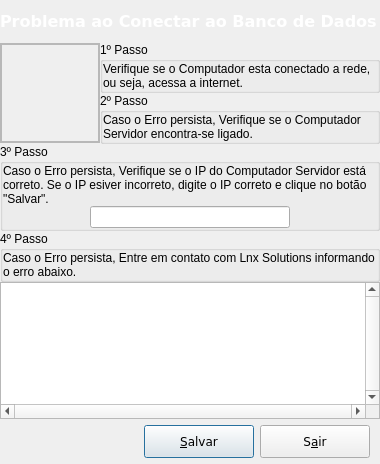
<?xml version="1.0" encoding="UTF-8"?>
<ui version="4.0">
 <class>ConnectServerError</class>
 <widget class="QDialog" name="ConnectServerError">
  <property name="geometry">
   <rect>
    <x>0</x>
    <y>0</y>
    <width>380</width>
    <height>464</height>
   </rect>
  </property>
  <property name="windowTitle">
   <string>Erro ao Conectar ao Banco de Dados</string>
  </property>
  <layout class="QGridLayout" name="gridLayout_8">
   <property name="margin">
    <number>0</number>
   </property>
   <property name="spacing">
    <number>0</number>
   </property>
   <item row="0" column="0">
    <widget class="QFrame" name="topmenu">
     <property name="minimumSize">
      <size>
       <width>0</width>
       <height>42</height>
      </size>
     </property>
     <property name="maximumSize">
      <size>
       <width>16777215</width>
       <height>42</height>
      </size>
     </property>
     <property name="styleSheet">
      <string notr="true">background-image: url(:/png/topright.jpg);</string>
     </property>
     <property name="frameShape">
      <enum>QFrame::NoFrame</enum>
     </property>
     <property name="frameShadow">
      <enum>QFrame::Raised</enum>
     </property>
     <layout class="QGridLayout" name="gridLayout">
      <property name="margin">
       <number>0</number>
      </property>
      <property name="spacing">
       <number>0</number>
      </property>
      <item row="0" column="0">
       <widget class="QLabel" name="labelStatus">
        <property name="enabled">
         <bool>false</bool>
        </property>
        <property name="palette">
         <palette>
          <active>
           <colorrole role="WindowText">
            <brush brushstyle="SolidPattern">
             <color alpha="255">
              <red>255</red>
              <green>255</green>
              <blue>255</blue>
             </color>
            </brush>
           </colorrole>
           <colorrole role="Button">
            <brush brushstyle="SolidPattern">
             <color alpha="255">
              <red>0</red>
              <green>0</green>
              <blue>0</blue>
             </color>
            </brush>
           </colorrole>
           <colorrole role="Text">
            <brush brushstyle="SolidPattern">
             <color alpha="255">
              <red>255</red>
              <green>255</green>
              <blue>255</blue>
             </color>
            </brush>
           </colorrole>
           <colorrole role="ButtonText">
            <brush brushstyle="SolidPattern">
             <color alpha="255">
              <red>255</red>
              <green>255</green>
              <blue>255</blue>
             </color>
            </brush>
           </colorrole>
           <colorrole role="Base">
            <brush brushstyle="SolidPattern">
             <color alpha="255">
              <red>0</red>
              <green>0</green>
              <blue>0</blue>
             </color>
            </brush>
           </colorrole>
           <colorrole role="Window">
            <brush brushstyle="SolidPattern">
             <color alpha="255">
              <red>0</red>
              <green>0</green>
              <blue>0</blue>
             </color>
            </brush>
           </colorrole>
          </active>
          <inactive>
           <colorrole role="WindowText">
            <brush brushstyle="SolidPattern">
             <color alpha="255">
              <red>255</red>
              <green>255</green>
              <blue>255</blue>
             </color>
            </brush>
           </colorrole>
           <colorrole role="Button">
            <brush brushstyle="SolidPattern">
             <color alpha="255">
              <red>0</red>
              <green>0</green>
              <blue>0</blue>
             </color>
            </brush>
           </colorrole>
           <colorrole role="Text">
            <brush brushstyle="SolidPattern">
             <color alpha="255">
              <red>255</red>
              <green>255</green>
              <blue>255</blue>
             </color>
            </brush>
           </colorrole>
           <colorrole role="ButtonText">
            <brush brushstyle="SolidPattern">
             <color alpha="255">
              <red>255</red>
              <green>255</green>
              <blue>255</blue>
             </color>
            </brush>
           </colorrole>
           <colorrole role="Base">
            <brush brushstyle="SolidPattern">
             <color alpha="255">
              <red>0</red>
              <green>0</green>
              <blue>0</blue>
             </color>
            </brush>
           </colorrole>
           <colorrole role="Window">
            <brush brushstyle="SolidPattern">
             <color alpha="255">
              <red>0</red>
              <green>0</green>
              <blue>0</blue>
             </color>
            </brush>
           </colorrole>
          </inactive>
          <disabled>
           <colorrole role="WindowText">
            <brush brushstyle="SolidPattern">
             <color alpha="255">
              <red>255</red>
              <green>255</green>
              <blue>255</blue>
             </color>
            </brush>
           </colorrole>
           <colorrole role="Button">
            <brush brushstyle="SolidPattern">
             <color alpha="255">
              <red>0</red>
              <green>0</green>
              <blue>0</blue>
             </color>
            </brush>
           </colorrole>
           <colorrole role="Text">
            <brush brushstyle="SolidPattern">
             <color alpha="255">
              <red>255</red>
              <green>255</green>
              <blue>255</blue>
             </color>
            </brush>
           </colorrole>
           <colorrole role="ButtonText">
            <brush brushstyle="SolidPattern">
             <color alpha="255">
              <red>255</red>
              <green>255</green>
              <blue>255</blue>
             </color>
            </brush>
           </colorrole>
           <colorrole role="Base">
            <brush brushstyle="SolidPattern">
             <color alpha="255">
              <red>0</red>
              <green>0</green>
              <blue>0</blue>
             </color>
            </brush>
           </colorrole>
           <colorrole role="Window">
            <brush brushstyle="SolidPattern">
             <color alpha="255">
              <red>0</red>
              <green>0</green>
              <blue>0</blue>
             </color>
            </brush>
           </colorrole>
          </disabled>
         </palette>
        </property>
        <property name="font">
         <font>
          <family>Verdana</family>
          <pointsize>12</pointsize>
          <weight>75</weight>
          <bold>true</bold>
         </font>
        </property>
        <property name="styleSheet">
         <string/>
        </property>
        <property name="frameShape">
         <enum>QFrame::NoFrame</enum>
        </property>
        <property name="frameShadow">
         <enum>QFrame::Plain</enum>
        </property>
        <property name="lineWidth">
         <number>1</number>
        </property>
        <property name="text">
         <string>Problema ao Conectar ao Banco de Dados</string>
        </property>
        <property name="textFormat">
         <enum>Qt::AutoText</enum>
        </property>
        <property name="alignment">
         <set>Qt::AlignLeading|Qt::AlignLeft|Qt::AlignVCenter</set>
        </property>
        <property name="wordWrap">
         <bool>false</bool>
        </property>
        <property name="textInteractionFlags">
         <set>Qt::NoTextInteraction</set>
        </property>
       </widget>
      </item>
     </layout>
    </widget>
   </item>
   <item row="1" column="0">
    <layout class="QGridLayout" name="gridLayout_7">
     <item row="0" column="1">
      <widget class="QGroupBox" name="groupBox">
       <property name="title">
        <string>1º Passo</string>
       </property>
       <layout class="QGridLayout" name="gridLayout_3">
        <property name="margin">
         <number>0</number>
        </property>
        <property name="spacing">
         <number>0</number>
        </property>
        <item row="0" column="0">
         <widget class="QLabel" name="label_2">
          <property name="text">
           <string>Verifique se o Computador esta conectado a rede, ou seja, acessa a internet.  </string>
          </property>
          <property name="textFormat">
           <enum>Qt::RichText</enum>
          </property>
          <property name="wordWrap">
           <bool>true</bool>
          </property>
         </widget>
        </item>
       </layout>
      </widget>
     </item>
     <item row="1" column="1">
      <widget class="QGroupBox" name="groupBox_2">
       <property name="title">
        <string>2º Passo</string>
       </property>
       <layout class="QGridLayout" name="gridLayout_4">
        <property name="margin">
         <number>0</number>
        </property>
        <property name="spacing">
         <number>0</number>
        </property>
        <item row="0" column="0">
         <widget class="QLabel" name="label_4">
          <property name="text">
           <string>Caso o Erro persista, Verifique se o Computador Servidor encontra-se ligado.</string>
          </property>
          <property name="textFormat">
           <enum>Qt::RichText</enum>
          </property>
          <property name="wordWrap">
           <bool>true</bool>
          </property>
         </widget>
        </item>
       </layout>
      </widget>
     </item>
     <item row="2" column="0" colspan="2">
      <widget class="QGroupBox" name="groupBox_3">
       <property name="title">
        <string>3º Passo</string>
       </property>
       <layout class="QGridLayout" name="gridLayout_5">
        <property name="margin">
         <number>0</number>
        </property>
        <property name="spacing">
         <number>0</number>
        </property>
        <item row="0" column="0" colspan="3">
         <widget class="QLabel" name="label_6">
          <property name="text">
           <string>Caso o Erro persista, Verifique se o IP do Computador Servidor está correto. Se o IP esiver incorreto, digite o IP correto e clique no botão &quot;Salvar&quot;.</string>
          </property>
          <property name="textFormat">
           <enum>Qt::RichText</enum>
          </property>
          <property name="wordWrap">
           <bool>true</bool>
          </property>
         </widget>
        </item>
        <item row="1" column="1">
         <widget class="QLineEdit" name="lineEdit">
          <property name="minimumSize">
           <size>
            <width>200</width>
            <height>0</height>
           </size>
          </property>
          <property name="maximumSize">
           <size>
            <width>200</width>
            <height>16777215</height>
           </size>
          </property>
         </widget>
        </item>
        <item row="1" column="0">
         <spacer name="horizontalSpacer_2">
          <property name="orientation">
           <enum>Qt::Horizontal</enum>
          </property>
          <property name="sizeHint" stdset="0">
           <size>
            <width>40</width>
            <height>20</height>
           </size>
          </property>
         </spacer>
        </item>
        <item row="1" column="2">
         <spacer name="horizontalSpacer_3">
          <property name="orientation">
           <enum>Qt::Horizontal</enum>
          </property>
          <property name="sizeHint" stdset="0">
           <size>
            <width>40</width>
            <height>20</height>
           </size>
          </property>
         </spacer>
        </item>
       </layout>
      </widget>
     </item>
     <item row="4" column="0" colspan="2">
      <widget class="QGroupBox" name="groupBox_4">
       <property name="title">
        <string>4º Passo</string>
       </property>
       <layout class="QGridLayout" name="gridLayout_6">
        <property name="margin">
         <number>0</number>
        </property>
        <property name="spacing">
         <number>0</number>
        </property>
        <item row="0" column="0">
         <widget class="QLabel" name="label_8">
          <property name="text">
           <string>Caso o Erro persista, Entre em contato com Lnx Solutions informando o erro abaixo.</string>
          </property>
          <property name="wordWrap">
           <bool>true</bool>
          </property>
         </widget>
        </item>
       </layout>
      </widget>
     </item>
     <item row="0" column="0" rowspan="2">
      <widget class="QFrame" name="frame_2">
       <property name="minimumSize">
        <size>
         <width>100</width>
         <height>100</height>
        </size>
       </property>
       <property name="maximumSize">
        <size>
         <width>100</width>
         <height>100</height>
        </size>
       </property>
       <property name="styleSheet">
        <string notr="true">image: url(:/png/Error.png);</string>
       </property>
       <property name="frameShape">
        <enum>QFrame::StyledPanel</enum>
       </property>
       <property name="frameShadow">
        <enum>QFrame::Raised</enum>
       </property>
       <layout class="QGridLayout" name="gridLayout_2">
        <property name="margin">
         <number>0</number>
        </property>
        <property name="spacing">
         <number>0</number>
        </property>
        <item row="0" column="1">
         <widget class="QFrame" name="frame">
          <property name="styleSheet">
           <string notr="true">image: url(:/png/network.png);</string>
          </property>
          <property name="frameShape">
           <enum>QFrame::StyledPanel</enum>
          </property>
          <property name="frameShadow">
           <enum>QFrame::Raised</enum>
          </property>
         </widget>
        </item>
       </layout>
      </widget>
     </item>
    </layout>
   </item>
   <item row="2" column="0">
    <widget class="QTextEdit" name="textEdit">
     <property name="verticalScrollBarPolicy">
      <enum>Qt::ScrollBarAlwaysOn</enum>
     </property>
     <property name="horizontalScrollBarPolicy">
      <enum>Qt::ScrollBarAlwaysOn</enum>
     </property>
    </widget>
   </item>
   <item row="3" column="0">
    <layout class="QHBoxLayout" name="horizontalLayout_11">
     <property name="spacing">
      <number>6</number>
     </property>
     <property name="sizeConstraint">
      <enum>QLayout::SetFixedSize</enum>
     </property>
     <property name="leftMargin">
      <number>0</number>
     </property>
     <property name="topMargin">
      <number>6</number>
     </property>
     <property name="rightMargin">
      <number>10</number>
     </property>
     <property name="bottomMargin">
      <number>6</number>
     </property>
     <item>
      <spacer name="horizontalSpacer">
       <property name="orientation">
        <enum>Qt::Horizontal</enum>
       </property>
       <property name="sizeHint" stdset="0">
        <size>
         <width>40</width>
         <height>20</height>
        </size>
       </property>
      </spacer>
     </item>
     <item>
      <widget class="QPushButton" name="btnSave">
       <property name="minimumSize">
        <size>
         <width>110</width>
         <height>33</height>
        </size>
       </property>
       <property name="maximumSize">
        <size>
         <width>110</width>
         <height>16777215</height>
        </size>
       </property>
       <property name="font">
        <font>
         <family>Verdana</family>
        </font>
       </property>
       <property name="text">
        <string>&amp;Salvar</string>
       </property>
       <property name="icon">
        <iconset resource="../../icons/resources.qrc">
         <normaloff>:/png/ok-icon.png</normaloff>:/png/ok-icon.png</iconset>
       </property>
       <property name="iconSize">
        <size>
         <width>23</width>
         <height>23</height>
        </size>
       </property>
       <property name="default">
        <bool>true</bool>
       </property>
       <property name="flat">
        <bool>false</bool>
       </property>
      </widget>
     </item>
     <item>
      <widget class="QPushButton" name="btnExit">
       <property name="minimumSize">
        <size>
         <width>110</width>
         <height>33</height>
        </size>
       </property>
       <property name="maximumSize">
        <size>
         <width>110</width>
         <height>16777215</height>
        </size>
       </property>
       <property name="font">
        <font>
         <family>Verdana</family>
        </font>
       </property>
       <property name="text">
        <string>S&amp;air</string>
       </property>
       <property name="icon">
        <iconset resource="../../icons/resources.qrc">
         <normaloff>:/png/cancel-icon.png</normaloff>:/png/cancel-icon.png</iconset>
       </property>
       <property name="iconSize">
        <size>
         <width>24</width>
         <height>24</height>
        </size>
       </property>
      </widget>
     </item>
    </layout>
   </item>
  </layout>
 </widget>
 <resources>
  <include location="../../icons/resources.qrc"/>
  <include location="../../icons/resources.qrc"/>
  <include location="../../icons/resources.qrc"/>
  <include location="../../icons/resources.qrc"/>
  <include location="../../icons/resources.qrc"/>
  <include location="../../icons/resources.qrc"/>
  <include location="../../icons/resources.qrc"/>
  <include location="../../icons/resources.qrc"/>
  <include location="../../icons/resources.qrc"/>
  <include location="../../icons/resources.qrc"/>
  <include location="../../icons/resources.qrc"/>
  <include location="../../icons/resources.qrc"/>
  <include location="../../icons/resources.qrc"/>
  <include location="../../icons/resources.qrc"/>
  <include location="../../icons/resources.qrc"/>
  <include location="../../icons/resources.qrc"/>
  <include location="../../icons/resources.qrc"/>
  <include location="../../icons/resources.qrc"/>
  <include location="../../icons/resources.qrc"/>
  <include location="../../icons/resources.qrc"/>
  <include location="../../icons/resources.qrc"/>
  <include location="../../icons/resources.qrc"/>
  <include location="../../icons/resources.qrc"/>
  <include location="../../icons/resources.qrc"/>
  <include location="../../icons/resources.qrc"/>
  <include location="../../icons/resources.qrc"/>
  <include location="../../icons/resources.qrc"/>
  <include location="../../icons/resources.qrc"/>
  <include location="../../icons/resources.qrc"/>
  <include location="../../icons/resources.qrc"/>
  <include location="../../icons/resources.qrc"/>
  <include location="../../icons/resources.qrc"/>
  <include location="../../icons/resources.qrc"/>
  <include location="../../icons/resources.qrc"/>
 </resources>
 <connections/>
</ui>
